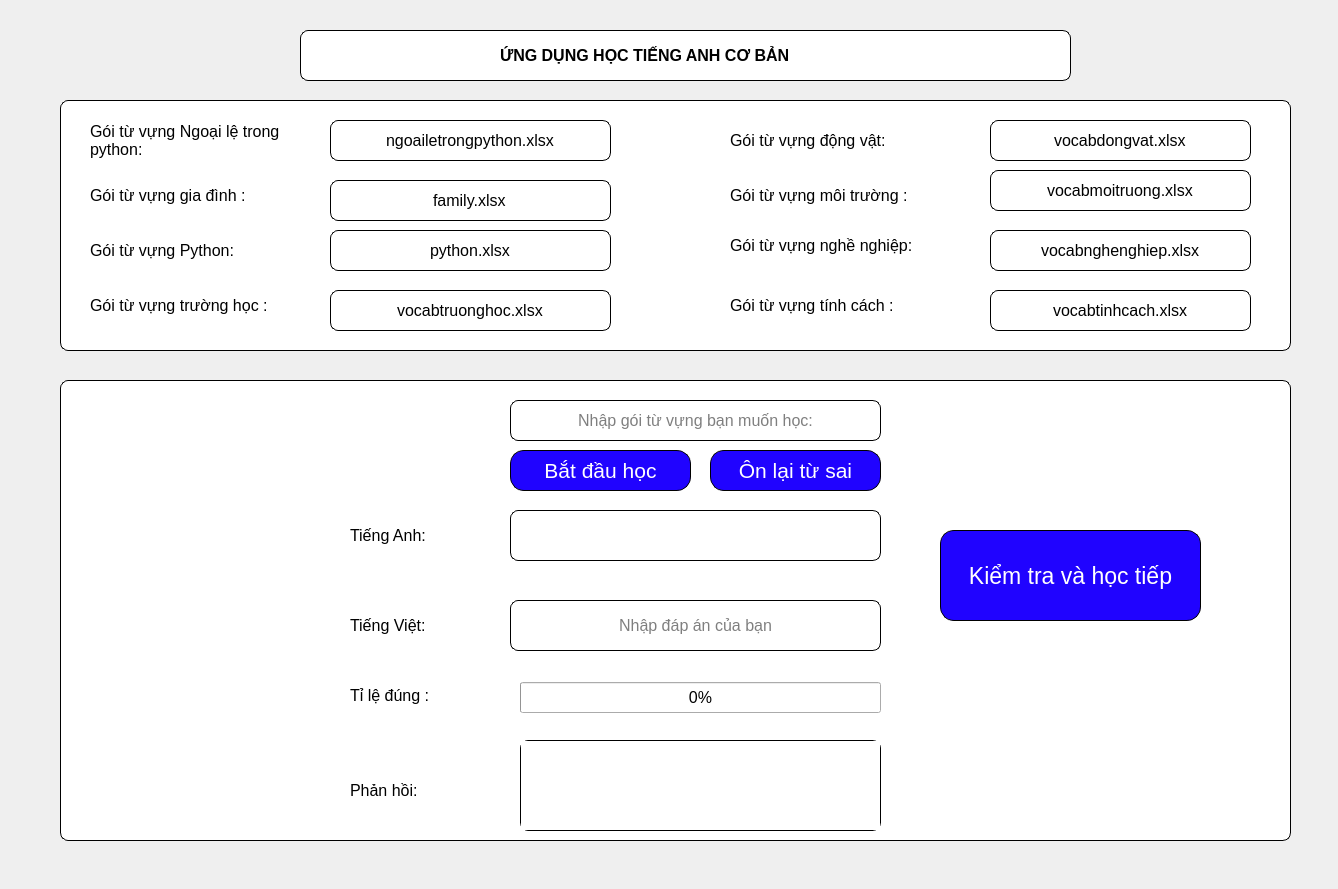
<?xml version="1.0" encoding="UTF-8"?>
<ui version="4.0">
 <class>Form</class>
 <widget class="QWidget" name="Form">
  <property name="geometry">
   <rect>
    <x>0</x>
    <y>0</y>
    <width>1338</width>
    <height>889</height>
   </rect>
  </property>
  <property name="font">
   <font>
    <pointsize>12</pointsize>
   </font>
  </property>
  <property name="windowTitle">
   <string>Form</string>
  </property>
  <widget class="QLabel" name="label">
   <property name="geometry">
    <rect>
     <x>90</x>
     <y>100</y>
     <width>211</width>
     <height>81</height>
    </rect>
   </property>
   <property name="text">
    <string>Gói từ vựng Ngoại lệ trong python:</string>
   </property>
   <property name="wordWrap">
    <bool>true</bool>
   </property>
  </widget>
  <widget class="QLabel" name="label_2">
   <property name="geometry">
    <rect>
     <x>90</x>
     <y>180</y>
     <width>211</width>
     <height>31</height>
    </rect>
   </property>
   <property name="text">
    <string>Gói từ vựng gia đình :</string>
   </property>
  </widget>
  <widget class="QLabel" name="label_3">
   <property name="geometry">
    <rect>
     <x>90</x>
     <y>230</y>
     <width>211</width>
     <height>41</height>
    </rect>
   </property>
   <property name="text">
    <string>Gói từ vựng Python:</string>
   </property>
  </widget>
  <widget class="QLabel" name="label_7">
   <property name="geometry">
    <rect>
     <x>730</x>
     <y>120</y>
     <width>231</width>
     <height>41</height>
    </rect>
   </property>
   <property name="text">
    <string>Gói từ vựng động vật:</string>
   </property>
  </widget>
  <widget class="QLabel" name="label_8">
   <property name="geometry">
    <rect>
     <x>730</x>
     <y>180</y>
     <width>261</width>
     <height>31</height>
    </rect>
   </property>
   <property name="text">
    <string>Gói từ vựng môi trường :</string>
   </property>
  </widget>
  <widget class="QLineEdit" name="lnenhapfile">
   <property name="geometry">
    <rect>
     <x>510</x>
     <y>400</y>
     <width>371</width>
     <height>41</height>
    </rect>
   </property>
   <property name="font">
    <font>
     <pointsize>12</pointsize>
    </font>
   </property>
   <property name="styleSheet">
    <string notr="true">QLineEdit {
   border: 1px solid black;
   border-radius: 8px;
   } 
QLineEdit::focus{
   border-color: red;
}</string>
   </property>
   <property name="text">
    <string/>
   </property>
   <property name="alignment">
    <set>Qt::AlignCenter</set>
   </property>
   <property name="placeholderText">
    <string>Nhập gói từ vựng bạn muốn học:</string>
   </property>
  </widget>
  <widget class="QLineEdit" name="lnetienganh">
   <property name="geometry">
    <rect>
     <x>510</x>
     <y>510</y>
     <width>371</width>
     <height>51</height>
    </rect>
   </property>
   <property name="styleSheet">
    <string notr="true">QLineEdit {
   border: 1px solid black;
   border-radius: 8px;
   padding:5px;
   } 
QLineEdit::focus{
   border-color: blue;
}
</string>
   </property>
  </widget>
  <widget class="QLineEdit" name="lnetiengviet">
   <property name="geometry">
    <rect>
     <x>510</x>
     <y>600</y>
     <width>371</width>
     <height>51</height>
    </rect>
   </property>
   <property name="font">
    <font>
     <pointsize>12</pointsize>
    </font>
   </property>
   <property name="styleSheet">
    <string notr="true">QLineEdit {
   border: 1px solid black;
   border-radius: 8px;
   } 
QLineEdit::focus{
   border-color: red;
}
</string>
   </property>
   <property name="alignment">
    <set>Qt::AlignCenter</set>
   </property>
   <property name="placeholderText">
    <string>Nhập đáp án của bạn</string>
   </property>
  </widget>
  <widget class="QLabel" name="label_14">
   <property name="geometry">
    <rect>
     <x>350</x>
     <y>500</y>
     <width>111</width>
     <height>71</height>
    </rect>
   </property>
   <property name="text">
    <string>Tiếng Anh:</string>
   </property>
  </widget>
  <widget class="QLabel" name="label_15">
   <property name="geometry">
    <rect>
     <x>350</x>
     <y>600</y>
     <width>171</width>
     <height>51</height>
    </rect>
   </property>
   <property name="text">
    <string>Tiếng Việt:</string>
   </property>
  </widget>
  <widget class="QLabel" name="label_4">
   <property name="geometry">
    <rect>
     <x>350</x>
     <y>760</y>
     <width>171</width>
     <height>61</height>
    </rect>
   </property>
   <property name="text">
    <string>Phản hồi:</string>
   </property>
   <property name="wordWrap">
    <bool>true</bool>
   </property>
  </widget>
  <widget class="QPushButton" name="btnsubmit">
   <property name="geometry">
    <rect>
     <x>940</x>
     <y>530</y>
     <width>261</width>
     <height>91</height>
    </rect>
   </property>
   <property name="font">
    <font>
     <pointsize>17</pointsize>
    </font>
   </property>
   <property name="styleSheet">
    <string notr="true">QPushButton{
   border: 1px solid black;
   border-radius: 14px;
   padding:2px;
   color:white;
   background:rgb(32, 3, 255);
   } 
QPushButton::focus{
   border-color: blue;
}</string>
   </property>
   <property name="text">
    <string>Kiểm tra và học tiếp</string>
   </property>
  </widget>
  <widget class="QTextEdit" name="txtloikhuyen">
   <property name="geometry">
    <rect>
     <x>520</x>
     <y>740</y>
     <width>361</width>
     <height>91</height>
    </rect>
   </property>
   <property name="styleSheet">
    <string notr="true">QTextEdit {
   border: 1px solid black;
   border-radius: 8px;
   } 
QTextEdit::focus{
   border-color: red;
}</string>
   </property>
  </widget>
  <widget class="QLineEdit" name="lineEdit">
   <property name="geometry">
    <rect>
     <x>330</x>
     <y>180</y>
     <width>281</width>
     <height>41</height>
    </rect>
   </property>
   <property name="styleSheet">
    <string notr="true">QLineEdit {
   border: 1px solid black;
   border-radius: 8px;
   padding:5px;
   } 
QLineEdit::focus{
   border-color: blue;
}
</string>
   </property>
   <property name="text">
    <string>family.xlsx</string>
   </property>
   <property name="alignment">
    <set>Qt::AlignCenter</set>
   </property>
  </widget>
  <widget class="QPushButton" name="btnbatdauhoc">
   <property name="geometry">
    <rect>
     <x>510</x>
     <y>450</y>
     <width>181</width>
     <height>41</height>
    </rect>
   </property>
   <property name="font">
    <font>
     <pointsize>16</pointsize>
    </font>
   </property>
   <property name="styleSheet">
    <string notr="true">QPushButton{
   border: 1px solid black;
   border-radius: 14px;
   padding:2px;
   color:white;
   background:rgb(32, 3, 255);
   } 
QPushButton::focus{
   border-color: blue;
}</string>
   </property>
   <property name="text">
    <string>Bắt đầu học</string>
   </property>
  </widget>
  <widget class="QLineEdit" name="lineEdit_2">
   <property name="geometry">
    <rect>
     <x>330</x>
     <y>120</y>
     <width>281</width>
     <height>41</height>
    </rect>
   </property>
   <property name="styleSheet">
    <string notr="true">QLineEdit {
   border: 1px solid black;
   border-radius: 8px;
   padding:5px;
   } 
QLineEdit::focus{
   border-color: blue;
}
</string>
   </property>
   <property name="text">
    <string>ngoailetrongpython.xlsx</string>
   </property>
   <property name="alignment">
    <set>Qt::AlignCenter</set>
   </property>
  </widget>
  <widget class="QLineEdit" name="lineEdit_3">
   <property name="geometry">
    <rect>
     <x>330</x>
     <y>230</y>
     <width>281</width>
     <height>41</height>
    </rect>
   </property>
   <property name="styleSheet">
    <string notr="true">QLineEdit {
   border: 1px solid black;
   border-radius: 8px;
   padding:5px;
   } 
QLineEdit::focus{
   border-color: blue;
}
</string>
   </property>
   <property name="text">
    <string>python.xlsx</string>
   </property>
   <property name="alignment">
    <set>Qt::AlignCenter</set>
   </property>
  </widget>
  <widget class="QLabel" name="label_10">
   <property name="geometry">
    <rect>
     <x>730</x>
     <y>230</y>
     <width>241</width>
     <height>31</height>
    </rect>
   </property>
   <property name="text">
    <string>Gói từ vựng nghề nghiệp:</string>
   </property>
  </widget>
  <widget class="QProgressBar" name="progress_tiledungsai">
   <property name="geometry">
    <rect>
     <x>520</x>
     <y>682</y>
     <width>361</width>
     <height>31</height>
    </rect>
   </property>
   <property name="value">
    <number>0</number>
   </property>
  </widget>
  <widget class="QLabel" name="label_5">
   <property name="geometry">
    <rect>
     <x>350</x>
     <y>680</y>
     <width>151</width>
     <height>31</height>
    </rect>
   </property>
   <property name="text">
    <string>Tỉ lệ đúng :</string>
   </property>
  </widget>
  <widget class="QPushButton" name="btn_hoclai">
   <property name="geometry">
    <rect>
     <x>710</x>
     <y>450</y>
     <width>171</width>
     <height>41</height>
    </rect>
   </property>
   <property name="font">
    <font>
     <pointsize>16</pointsize>
    </font>
   </property>
   <property name="styleSheet">
    <string notr="true">QPushButton{
   border: 1px solid black;
   border-radius: 14px;
   padding:2px;
   color:white;
   background:rgb(32, 3, 255);
   } 
QPushButton::focus{
   border-color: blue;
}</string>
   </property>
   <property name="text">
    <string>Ôn lại từ sai</string>
   </property>
  </widget>
  <widget class="QLineEdit" name="lnenhapfile_2">
   <property name="geometry">
    <rect>
     <x>300</x>
     <y>30</y>
     <width>771</width>
     <height>51</height>
    </rect>
   </property>
   <property name="styleSheet">
    <string notr="true">QLineEdit {
   border: 1px solid black;
   border-radius: 8px;
   padding:5px;
   } 
QLineEdit::focus{
   border-color: blue;
}</string>
   </property>
  </widget>
  <widget class="QLabel" name="label_12">
   <property name="geometry">
    <rect>
     <x>500</x>
     <y>20</y>
     <width>611</width>
     <height>71</height>
    </rect>
   </property>
   <property name="font">
    <font>
     <weight>75</weight>
     <bold>true</bold>
    </font>
   </property>
   <property name="text">
    <string>ỨNG DỤNG HỌC TIẾNG ANH CƠ BẢN</string>
   </property>
  </widget>
  <widget class="QLineEdit" name="lnenhapfile_3">
   <property name="geometry">
    <rect>
     <x>60</x>
     <y>100</y>
     <width>1231</width>
     <height>251</height>
    </rect>
   </property>
   <property name="styleSheet">
    <string notr="true">QLineEdit {
   border: 1px solid black;
   border-radius: 8px;
   padding:5px;
   } 
QLineEdit::focus{
   border-color: blue;
}</string>
   </property>
  </widget>
  <widget class="QLineEdit" name="lineEdit_4">
   <property name="geometry">
    <rect>
     <x>990</x>
     <y>120</y>
     <width>261</width>
     <height>41</height>
    </rect>
   </property>
   <property name="styleSheet">
    <string notr="true">QLineEdit {
   border: 1px solid black;
   border-radius: 8px;
   padding:5px;
   } 
QLineEdit::focus{
   border-color: blue;
}
</string>
   </property>
   <property name="text">
    <string>vocabdongvat.xlsx</string>
   </property>
   <property name="alignment">
    <set>Qt::AlignCenter</set>
   </property>
  </widget>
  <widget class="QLineEdit" name="lineEdit_5">
   <property name="geometry">
    <rect>
     <x>990</x>
     <y>170</y>
     <width>261</width>
     <height>41</height>
    </rect>
   </property>
   <property name="styleSheet">
    <string notr="true">QLineEdit {
   border: 1px solid black;
   border-radius: 8px;
   padding:5px;
   } 
QLineEdit::focus{
   border-color: blue;
}
</string>
   </property>
   <property name="text">
    <string>vocabmoitruong.xlsx</string>
   </property>
   <property name="alignment">
    <set>Qt::AlignCenter</set>
   </property>
  </widget>
  <widget class="QLineEdit" name="lineEdit_6">
   <property name="geometry">
    <rect>
     <x>990</x>
     <y>230</y>
     <width>261</width>
     <height>41</height>
    </rect>
   </property>
   <property name="styleSheet">
    <string notr="true">QLineEdit {
   border: 1px solid black;
   border-radius: 8px;
   padding:5px;
   } 
QLineEdit::focus{
   border-color: blue;
}
</string>
   </property>
   <property name="text">
    <string>vocabnghenghiep.xlsx</string>
   </property>
   <property name="alignment">
    <set>Qt::AlignCenter</set>
   </property>
  </widget>
  <widget class="QLineEdit" name="lnenhapfile_4">
   <property name="geometry">
    <rect>
     <x>60</x>
     <y>380</y>
     <width>1231</width>
     <height>461</height>
    </rect>
   </property>
   <property name="styleSheet">
    <string notr="true">QLineEdit {
   border: 1px solid black;
   border-radius: 8px;
   padding:5px;
   } 
QLineEdit::focus{
   border-color: blue;
}</string>
   </property>
  </widget>
  <widget class="QLabel" name="label_6">
   <property name="geometry">
    <rect>
     <x>90</x>
     <y>290</y>
     <width>231</width>
     <height>31</height>
    </rect>
   </property>
   <property name="text">
    <string>Gói từ vựng trường học :</string>
   </property>
  </widget>
  <widget class="QLineEdit" name="lineEdit_7">
   <property name="geometry">
    <rect>
     <x>330</x>
     <y>290</y>
     <width>281</width>
     <height>41</height>
    </rect>
   </property>
   <property name="styleSheet">
    <string notr="true">QLineEdit {
   border: 1px solid black;
   border-radius: 8px;
   padding:5px;
   } 
QLineEdit::focus{
   border-color: blue;
}
</string>
   </property>
   <property name="text">
    <string>vocabtruonghoc.xlsx</string>
   </property>
   <property name="alignment">
    <set>Qt::AlignCenter</set>
   </property>
  </widget>
  <widget class="QLabel" name="label_9">
   <property name="geometry">
    <rect>
     <x>730</x>
     <y>290</y>
     <width>211</width>
     <height>31</height>
    </rect>
   </property>
   <property name="text">
    <string>Gói từ vựng tính cách :</string>
   </property>
  </widget>
  <widget class="QLineEdit" name="lineEdit_8">
   <property name="geometry">
    <rect>
     <x>990</x>
     <y>290</y>
     <width>261</width>
     <height>41</height>
    </rect>
   </property>
   <property name="styleSheet">
    <string notr="true">QLineEdit {
   border: 1px solid black;
   border-radius: 8px;
   padding:5px;
   } 
QLineEdit::focus{
   border-color: blue;
}
</string>
   </property>
   <property name="text">
    <string>vocabtinhcach.xlsx</string>
   </property>
   <property name="alignment">
    <set>Qt::AlignCenter</set>
   </property>
  </widget>
  <zorder>lnenhapfile_4</zorder>
  <zorder>lnenhapfile_3</zorder>
  <zorder>label</zorder>
  <zorder>label_2</zorder>
  <zorder>label_3</zorder>
  <zorder>label_7</zorder>
  <zorder>label_8</zorder>
  <zorder>lnenhapfile</zorder>
  <zorder>lnetienganh</zorder>
  <zorder>lnetiengviet</zorder>
  <zorder>label_14</zorder>
  <zorder>label_15</zorder>
  <zorder>label_4</zorder>
  <zorder>btnsubmit</zorder>
  <zorder>txtloikhuyen</zorder>
  <zorder>lineEdit</zorder>
  <zorder>btnbatdauhoc</zorder>
  <zorder>lineEdit_2</zorder>
  <zorder>lineEdit_3</zorder>
  <zorder>label_10</zorder>
  <zorder>progress_tiledungsai</zorder>
  <zorder>label_5</zorder>
  <zorder>btn_hoclai</zorder>
  <zorder>lnenhapfile_2</zorder>
  <zorder>label_12</zorder>
  <zorder>lineEdit_4</zorder>
  <zorder>lineEdit_5</zorder>
  <zorder>lineEdit_6</zorder>
  <zorder>label_6</zorder>
  <zorder>lineEdit_7</zorder>
  <zorder>label_9</zorder>
  <zorder>lineEdit_8</zorder>
 </widget>
 <resources/>
 <connections/>
</ui>
